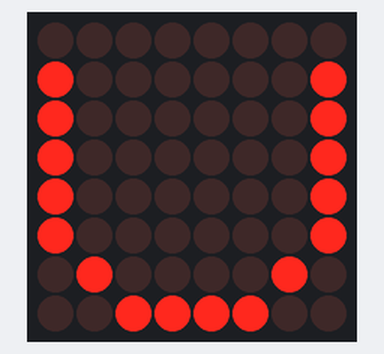
The sketch below on a simulated Arduino Uno, built with avr-gcc and run on an emulated ATmega328P. Shown: 8×8 LED matrix.

Above: at 0.1 s.
At 1.1 s:
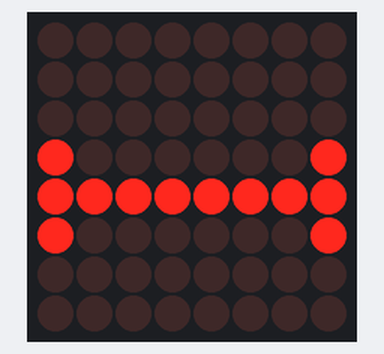
At 2.1 s:
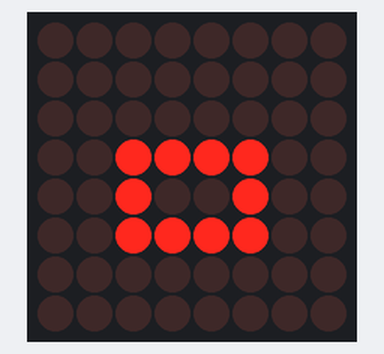
At 3.1 s:
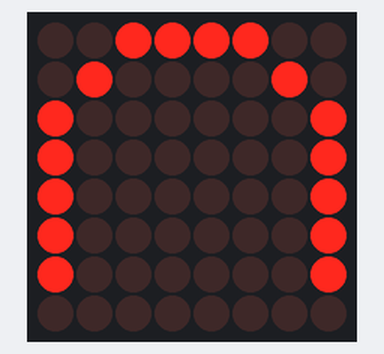

The sketch:

code.ino
```cpp
//------------- Edson Noguchi -------------//


#include <LedControl.h> // Inclui biblioteca

// Define os pinos de conexão com a matriz MAX7219
const int DIN_PIN = 12;   // Pino de dados
const int CS_PIN = 11;    // Pino de seleção de chip
const int CLK_PIN = 10;   // Pino de clock

LedControl lc=LedControl(DIN_PIN,CLK_PIN,CS_PIN,1);  // Inicializa a biblioteca (OBS: 1 representa uma matriz)

void setup() {
  lc.shutdown(0,false);  // Ativa o controlador
  lc.setIntensity(0,8);  // Define a intensidade do brilho (0-15)
  lc.clearDisplay(0);    // Limpa a tela
}

// Padrões possíveis para a matriz

byte feliz[8] = {
    B00000000,
    B10000001,
    B10000001,
    B10000001,
    B10000001,
    B10000001,
    B01000010,
    B00111100
  };
  byte normal[8] = {
    B00000000,
    B00000000,
    B00000000,
    B10000001,
    B11111111,
    B10000001,
    B00000000,
    B00000000
  };
  byte triste[8] = {
    B00111100,
    B01000010,
    B10000001,
    B10000001,
    B10000001,
    B10000001,
    B10000001,
    B00000000
  };
  byte susto[8] = {
    B00000000,
    B00000000,
    B00000000,
    B00111100,
    B00100100,
    B00111100,
    B00000000,
    B00000000
  };

void loop() {
  for (int i = 0; i < 8; i++) {
    lc.setRow(0,i,feliz[i]);      // feliz será representado na matriz
  }
  delay(1000);
  for (int i = 0; i < 8; i++) {
    lc.setRow(0,i,normal[i]);      // normal será representado na matriz
  }
  delay(1000);
  for (int i = 0; i < 8; i++) {
    lc.setRow(0,i,susto[i]);      // susto será representado na matriz
  }
  delay(1000);
  for (int i = 0; i < 8; i++) {
    lc.setRow(0,i,triste[i]);      // triste será representado na matriz
  }
  delay(1000);
}
```

Measured:
- by itself, everything shown: repeats every 4.0 s, in 4 steps
- what the display in image 1 shows lasts 1.0 s, from 1.0 s to 2.0 s
